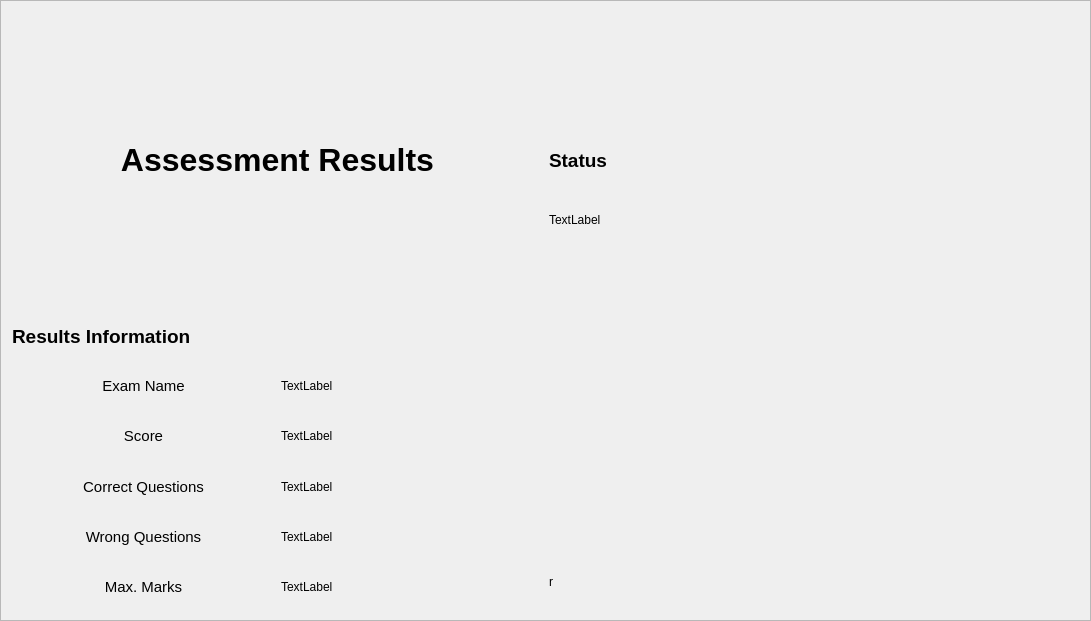
               <widget class="QFrame" name="frame_results">
                <property name="geometry">
                 <rect>
                  <x>0</x>
                  <y>0</y>
                  <width>1091</width>
                  <height>621</height>
                 </rect>
                </property>
                <property name="frameShape">
                 <enum>QFrame::StyledPanel</enum>
                </property>
                <property name="frameShadow">
                 <enum>QFrame::Raised</enum>
                </property>
                <layout class="QHBoxLayout" name="horizontalLayout_36">
                 <item>
                  <layout class="QHBoxLayout" name="horizontalLayout_35">
                   <item>
                    <layout class="QVBoxLayout" name="verticalLayout_19">
                     <item>
                      <layout class="QVBoxLayout" name="verticalLayout_21">
                       <item>
                        <widget class="QLabel" name="label_13">
                         <property name="minimumSize">
                          <size>
                           <width>0</width>
                           <height>200</height>
                          </size>
                         </property>
                         <property name="font">
                          <font>
                           <pointsize>24</pointsize>
                           <bold>true</bold>
                          </font>
                         </property>
                         <property name="text">
                          <string>Assessment Results</string>
                         </property>
                         <property name="alignment">
                          <set>Qt::AlignCenter</set>
                         </property>
                        </widget>
                       </item>
                       <item>
                        <layout class="QHBoxLayout" name="horizontalLayout_37">
                         <item>
                          <layout class="QVBoxLayout" name="verticalLayout_22">
                           <item>
                            <widget class="QLabel" name="label_21">
                             <property name="font">
                              <font>
                               <pointsize>14</pointsize>
                               <bold>true</bold>
                              </font>
                             </property>
                             <property name="text">
                              <string>Results Information</string>
                             </property>
                            </widget>
                           </item>
                           <item>
                            <widget class="QLabel" name="label_20">
                             <property name="font">
                              <font>
                               <pointsize>11</pointsize>
                              </font>
                             </property>
                             <property name="text">
                              <string>Exam Name</string>
                             </property>
                             <property name="alignment">
                              <set>Qt::AlignCenter</set>
                             </property>
                            </widget>
                           </item>
                           <item>
                            <widget class="QLabel" name="label_26">
                             <property name="font">
                              <font>
                               <pointsize>11</pointsize>
                              </font>
                             </property>
                             <property name="text">
                              <string>Score</string>
                             </property>
                             <property name="alignment">
                              <set>Qt::AlignCenter</set>
                             </property>
                            </widget>
                           </item>
                           <item>
                            <widget class="QLabel" name="label_28">
                             <property name="font">
                              <font>
                               <pointsize>11</pointsize>
                              </font>
                             </property>
                             <property name="text">
                              <string>Correct Questions</string>
                             </property>
                             <property name="alignment">
                              <set>Qt::AlignCenter</set>
                             </property>
                            </widget>
                           </item>
                           <item>
                            <widget class="QLabel" name="label_25">
                             <property name="font">
                              <font>
                               <pointsize>11</pointsize>
                              </font>
                             </property>
                             <property name="text">
                              <string>Wrong Questions</string>
                             </property>
                             <property name="alignment">
                              <set>Qt::AlignCenter</set>
                             </property>
                            </widget>
                           </item>
                           <item>
                            <widget class="QLabel" name="label_27">
                             <property name="font">
                              <font>
                               <pointsize>11</pointsize>
                              </font>
                             </property>
                             <property name="text">
                              <string>Max. Marks</string>
                             </property>
                             <property name="alignment">
                              <set>Qt::AlignCenter</set>
                             </property>
                            </widget>
                           </item>
                          </layout>
                         </item>
                         <item>
                          <layout class="QVBoxLayout" name="verticalLayout_23">
                           <item>
                            <widget class="QLabel" name="label_30">
                             <property name="text">
                              <string/>
                             </property>
                            </widget>
                           </item>
                           <item>
                            <widget class="QLabel" name="label_31">
                             <property name="text">
                              <string>TextLabel</string>
                             </property>
                            </widget>
                           </item>
                           <item>
                            <widget class="QLabel" name="label_32">
                             <property name="text">
                              <string>TextLabel</string>
                             </property>
                            </widget>
                           </item>
                           <item>
                            <widget class="QLabel" name="label_34">
                             <property name="text">
                              <string>TextLabel</string>
                             </property>
                            </widget>
                           </item>
                           <item>
                            <widget class="QLabel" name="label_33">
                             <property name="text">
                              <string>TextLabel</string>
                             </property>
                            </widget>
                           </item>
                           <item>
                            <widget class="QLabel" name="label_29">
                             <property name="text">
                              <string>TextLabel</string>
                             </property>
                            </widget>
                           </item>
                          </layout>
                         </item>
                        </layout>
                       </item>
                      </layout>
                     </item>
                    </layout>
                   </item>
                   <item>
                    <layout class="QVBoxLayout" name="verticalLayout_20">
                     <item>
                      <widget class="QLabel" name="label_35">
                       <property name="text">
                        <string/>
                       </property>
                      </widget>
                     </item>
                     <item>
                      <widget class="QLabel" name="label_38">
                       <property name="text">
                        <string/>
                       </property>
                      </widget>
                     </item>
                     <item>
                      <widget class="QLabel" name="label_44">
                       <property name="font">
                        <font>
                         <pointsize>14</pointsize>
                         <bold>true</bold>
                        </font>
                       </property>
                       <property name="text">
                        <string>Status</string>
                       </property>
                      </widget>
                     </item>
                     <item>
                      <widget class="QLabel" name="label_42">
                       <property name="text">
                        <string>TextLabel</string>
                       </property>
                      </widget>
                     </item>
                     <item>
                      <widget class="QLabel" name="label_43">
                       <property name="text">
                        <string/>
                       </property>
                      </widget>
                     </item>
                     <item>
                      <widget class="QLabel" name="label_40">
                       <property name="text">
                        <string/>
                       </property>
                      </widget>
                     </item>
                     <item>
                      <widget class="QLabel" name="label_41">
                       <property name="text">
                        <string/>
                       </property>
                      </widget>
                     </item>
                     <item>
                      <widget class="QLabel" name="label_39">
                       <property name="text">
                        <string/>
                       </property>
                      </widget>
                     </item>
                     <item>
                      <widget class="QLabel" name="label_37">
                       <property name="text">
                        <string/>
                       </property>
                      </widget>
                     </item>
                     <item>
                      <widget class="QLabel" name="label_36">
                       <property name="text">
                        <string>r</string>
                       </property>
                      </widget>
                     </item>
                    </layout>
                   </item>
                  </layout>
                 </item>
                </layout>
               </widget>
